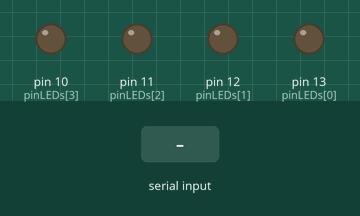
Bench run of a sketch on a simulated Arduino Uno, built with avr-gcc and run on an emulated ATmega328P. Parts: output pins drawn as LEDs (lit = HIGH). The inputs (shaded band) are chosen by the test bench.

Above: at 1.2 s.
1.3 s: "0" received over Serial
At 2.5 s:
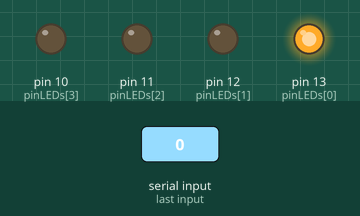
2.8 s: "1" received over Serial
At 3.9 s:
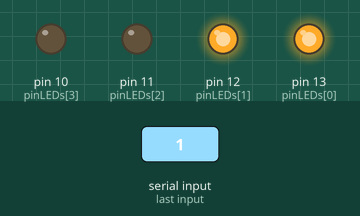
4.3 s: "2" received over Serial
At 5.0 s:
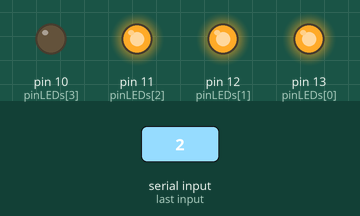
5.8 s: "3" received over Serial
At 6.2 s:
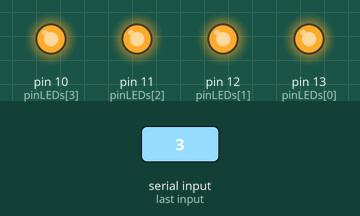
7.3 s: "4" received over Serial
At 8.5 s:
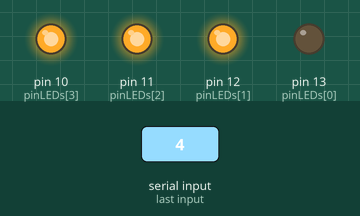
8.8 s: "5" received over Serial
At 9.7 s:
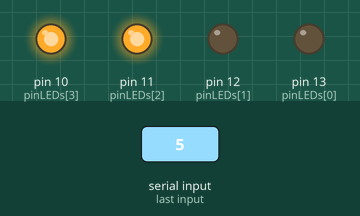
Timing chart, 0 to 11.3 s (numbered marks = the images above; inputs shaded):
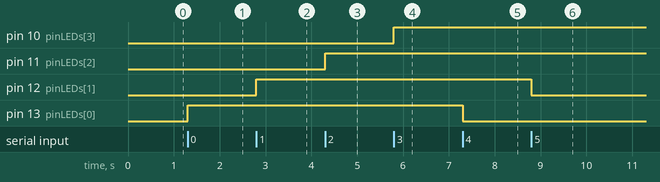

The sketch:

Control4LED.ino
```cpp
int state;
#define LEDs 4

int pinLEDs[] = {13,12,11,10};

void setup() {
  Serial.begin(9600);
  for(int x=0; x<LEDs; x++){
    pinMode(pinLEDs[x], OUTPUT);
  }
}

void loop() {
  if(Serial.available() > 0){
    state = Serial.read();
  }

  setON(state);
  setOFF(state);
}

void setON(int a){
  if(a == '0'){
    digitalWrite(pinLEDs[0], HIGH);
    state = 0;
  }
  if(a == '1'){
    digitalWrite(pinLEDs[1], HIGH);
    state = 0;
  }
  if(a == '2'){
    digitalWrite(pinLEDs[2], HIGH);
    state = 0;
  }
  if(a == '3'){
    digitalWrite(pinLEDs[3], HIGH);
    state = 0;
  }
}

void setOFF(int a){
    if(a == '4'){
      digitalWrite(pinLEDs[0], LOW);
      state = 0;
    }
    if(a == '5'){
      digitalWrite(pinLEDs[1], LOW);
      state = 0;
    }
    if(a == '6'){
      digitalWrite(pinLEDs[2], LOW);
      state = 0;
    }
    if(a == '7'){
      digitalWrite(pinLEDs[3], LOW);
      state = 0;
    }
}
```

Measured:
- after the input at 1.3 s, pin 13 (pinLEDs[0]): LOW → HIGH at once
- after the input at 2.8 s, pin 12 (pinLEDs[1]): LOW → HIGH at once
- after the input at 4.3 s, pin 11 (pinLEDs[2]): LOW → HIGH at once
- after the input at 5.8 s, pin 10 (pinLEDs[3]): LOW → HIGH at once
- after the input at 7.3 s, pin 13 (pinLEDs[0]): HIGH → LOW at once
- after the input at 8.8 s, pin 12 (pinLEDs[1]): HIGH → LOW at once
